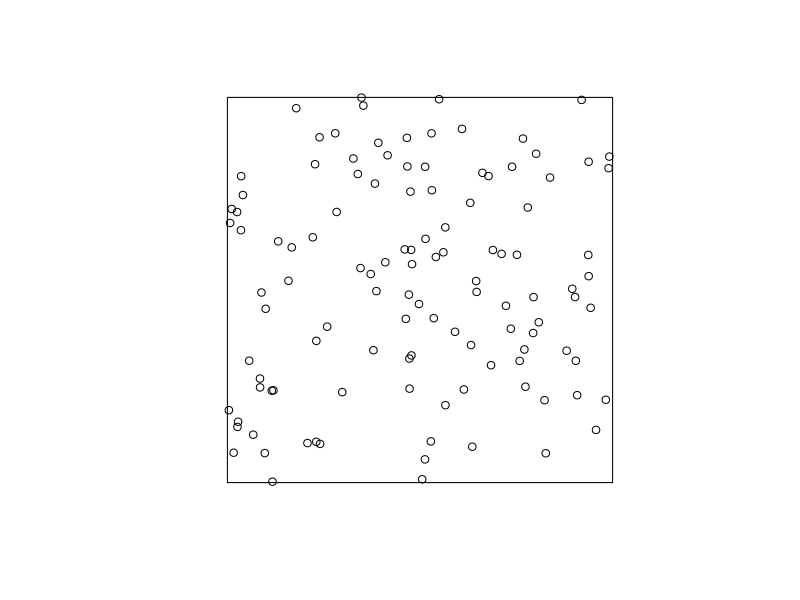
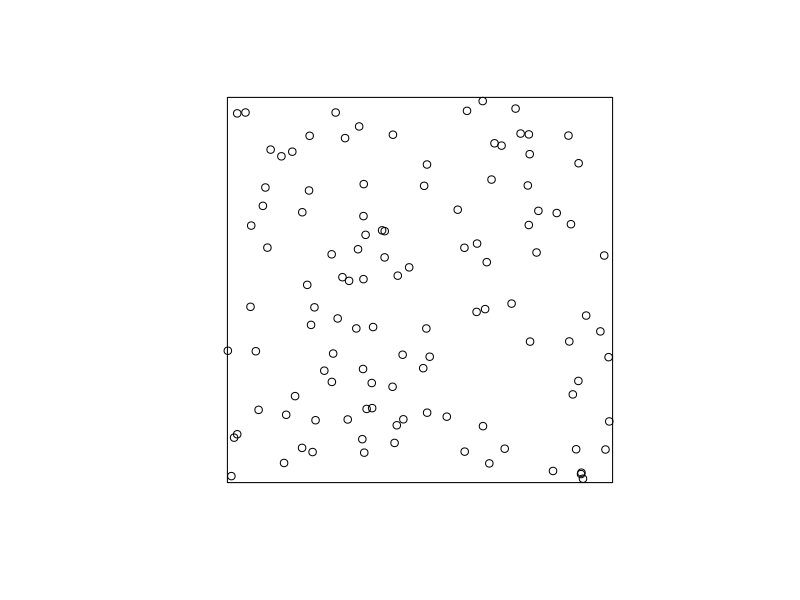
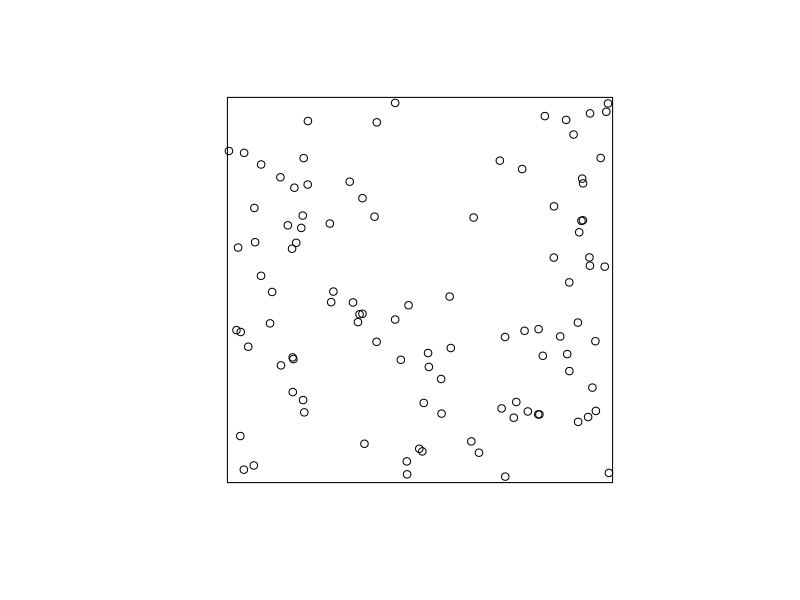
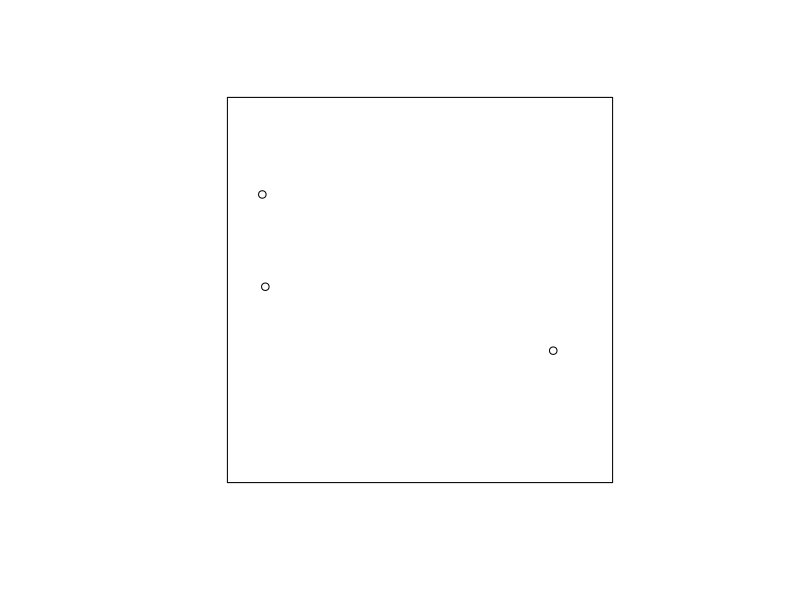
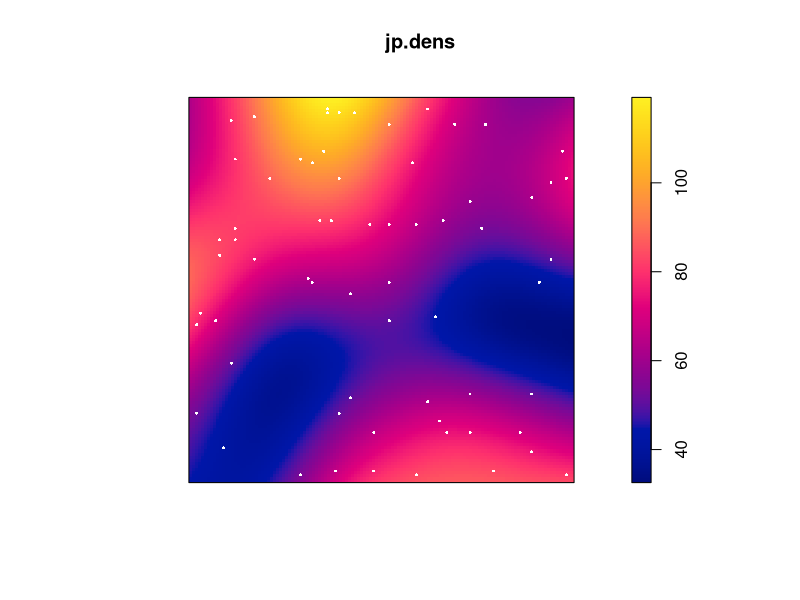
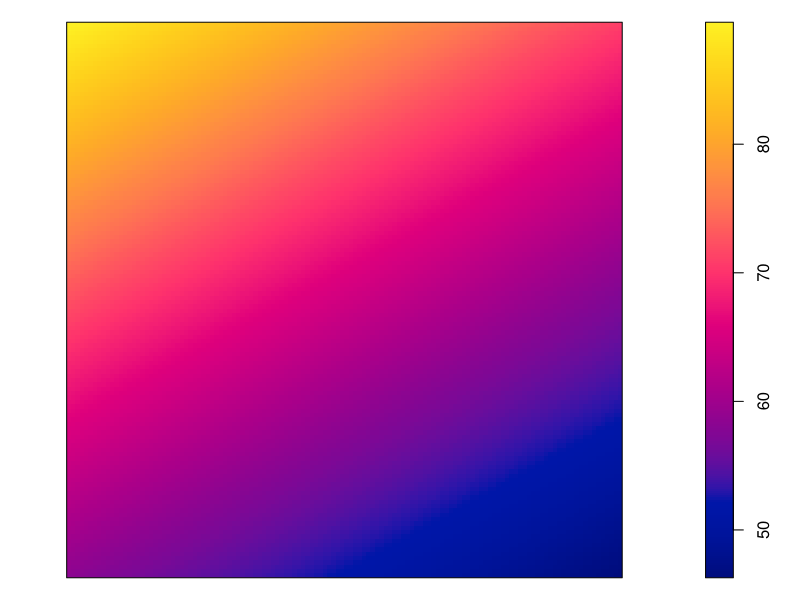
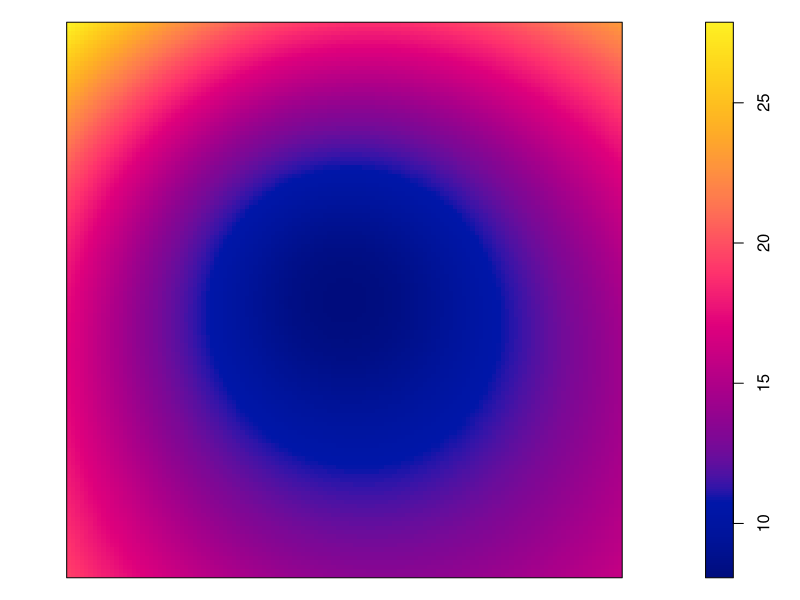
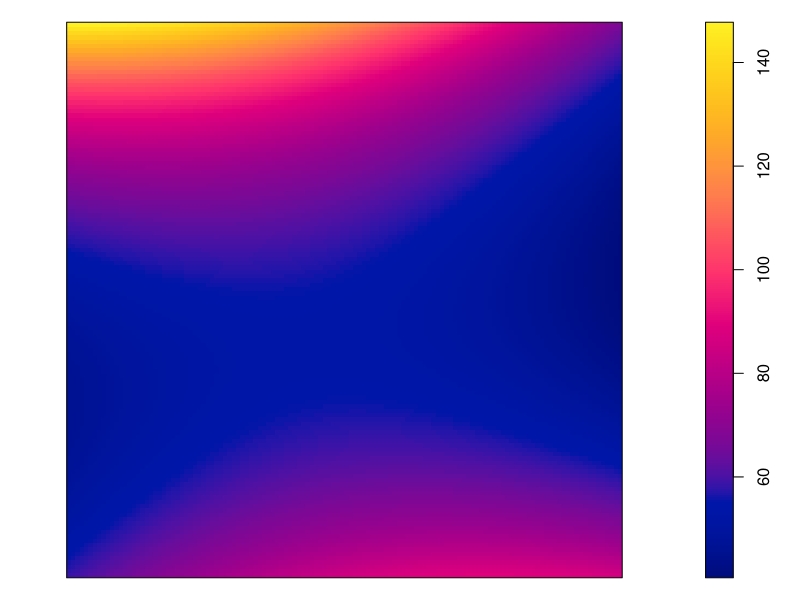

The R source for these figures, in order:
## ---- chunk 1
# This option turns evaluation of R code off in this document. Remove it
# if you use it as a template for solving the lab exercise.
knitr::opts_chunk$set(eval = TRUE)
## ---- chunk 2
library(spatstat)
## ---- chunk 3
    replicate(3, plot(rpoispp(lambda = 100), main = ""))
## ---- chunk 4
    plot(rpoispp(lambda = 1.5), main = "")
## ---- chunk 5
    m.jp <- ppm(japanesepines ~ 1)
    print(m.jp)
## ---- chunk 6
    unname(exp(coef(m.jp)))
    intensity(japanesepines)
## ---- chunk 7
    jp.dens <- density(japanesepines, sigma = bw.scott)
    plot(jp.dens)
    plot(japanesepines, col = "white", cex = .4, pch = 16, add = TRUE)
## ---- chunk 8
    jp.m <- ppm(japanesepines ~ x + y)
    jp.m2 <- ppm(japanesepines ~ polynom(x, y, 2) )
## ---- chunk 9
    coef(jp.m)
    coef(jp.m2)
## ---- chunk 10
    par(mar=rep(0,4))
    plot(predict(jp.m), main = "")
    plot(predict(jp.m, se=TRUE)$se, main = "")
    
    plot(predict(jp.m2), main = "")
    plot(predict(jp.m2, se=TRUE)$se, main = "")
## ---- chunk 11
    anova(jp.m, jp.m2)
## ---- chunk 12
    par(mar=rep(0.5,4))
    plot(simulate(jp.m2, nsim=10), main = "")
## ---- chunk 13
    fit0 <- ppm(japanesepines ~ 1)
    fit1 <- update(fit0, . ~ x)
    fit1
    fit2 <- update(fit1, . ~ . + y)
    fit2
## ---- chunk 14
    fit0 <- ppm(japanesepines ~ 1)
    fit1 <- update(fit0, . ~ x)
    fit1
    fit2 <- update(fit1, . ~ . + y)
    fit2
## ---- chunk 15
    step(fit2)
## ---- chunk 16
    bei.m <- ppm(bei ~ elev + grad, data = bei.extra)
## ---- chunk 17
    coef(bei.m)
## ---- chunk 18
    plot(predict(bei.m), main = "")
    plot(bei, cex = 0.3, pch = 16, cols = "white", add = TRUE)
## ---- chunk 19
    vcov(bei.m)
## ---- chunk 20
    std.err <- predict(bei.m, se = TRUE)$se
    plot(std.err, main = "")
## ---- chunk 21
coef(ppm1 <- ppm(japanesepines ~ 1)) 
coef(ppm2 <- ppm(japanesepines ~ x))
coef(ppm3 <- ppm(japanesepines ~ sin(x)))
coef(ppm4 <- ppm(japanesepines ~ x + y))
coef(ppm5 <- ppm(japanesepines ~ polynom(x, y, 2)))
coef(ppm6 <- ppm(japanesepines ~ factor(x < 0.4)))
## ---- chunk 22
plot(predict(ppm1), main = "")
plot(predict(ppm2), main = "")
plot(predict(ppm3), main = "")
plot(predict(ppm4), main = "")
plot(predict(ppm5), main = "")
plot(predict(ppm6), main = "")
